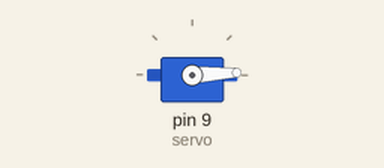
Bench run of a sketch on a simulated Arduino Uno, built with avr-gcc and run on an emulated ATmega328P. On the bench: servo.

Above: at 0.05 s.
At 1.1 s:
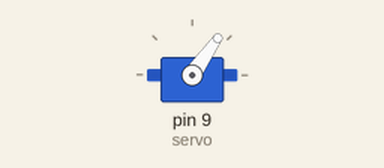
At 2.15 s:
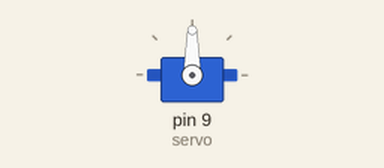
At 4.3 s:
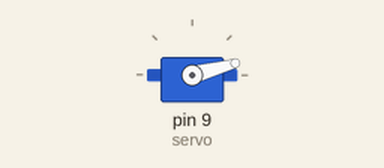
Timing chart, 0 to 8.6 s (numbered marks = the images above):
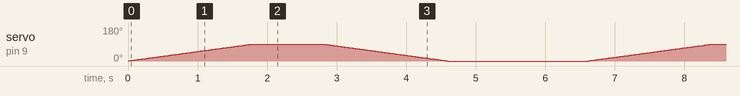

The sketch:

SecondServo.ino
```cpp
#include <Servo.h>

Servo servo;
int currentPos, delayAmt;

void setup() {
  servo.attach(9);
  currentPos = 0;
  delayAmt = 20;
  servo.write(currentPos);
}

void loop() {
   secondDemo();
}

void secondDemo() {
   rotateAtSpeedTo(90);
   delay(1000);
   rotateAtSpeedTo(0);
   delay(2000);
}

void rotateAtSpeedTo(int destPos) {
  int stepAmt = getStepAmt(destPos);

  while(currentPos != destPos) {
    currentPos += stepAmt;
    servo.write(currentPos);
    delay(delayAmt);
  }

}

int getStepAmt(int destPos) {
  int stepAmt = 1;
  if(currentPos > destPos) {
    stepAmt = -1;
  }
  return stepAmt;
}
```
